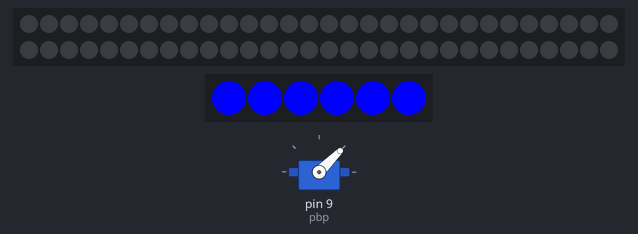
Bench run of a sketch on a simulated Arduino Uno, built with avr-gcc and run on an emulated ATmega328P. Shown: servo, 60 RGB LEDs in strip order, left to right, continuing on the next row, 6 RGB LEDs in strip order, left to right. Random numbers use the default seed unless the sketch sets one.

Above: at 1.11 s.
At 13.88 s:
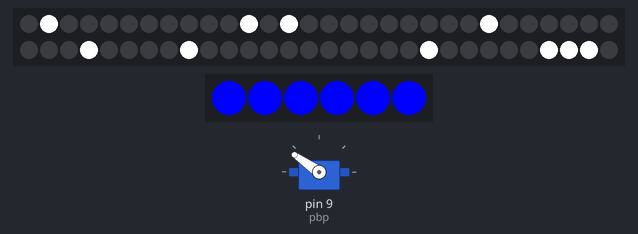
At 22.63 s:
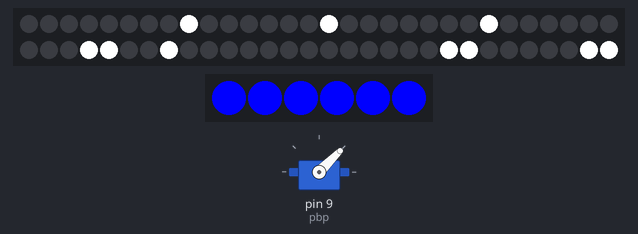
At 38.56 s:
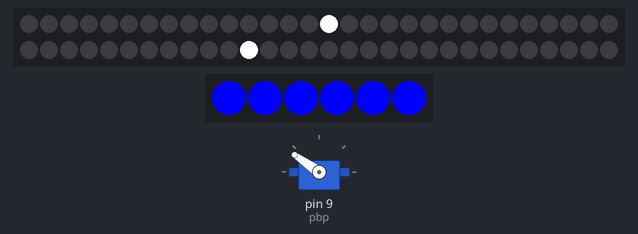
Timing chart, 0 to 40.0 s (numbered marks = the images above):
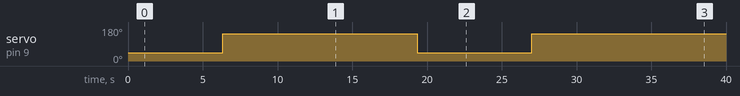

The sketch:

pumpkin.ino
```cpp
//pumpkin

#include <FastLED.h>
#define NUM_LEDS 60
#define DATA_PIN 11
enum Mode {CLOUD, OFF, ON, RED, GREEN, BLUE, FADE};
Mode mode = CLOUD;
Mode lastMode = CLOUD;
int fade_h;
int fade_direction = 1;
CRGB leds[NUM_LEDS];

#define NUM_LEDS_2 6
#define LED_TYPE_2 WS2812B
#define COLOR_ORDER_2 GRB
CRGB leds_2[NUM_LEDS_2];
const int NEO_2 = 6;

#include <Servo.h>
Servo pumbot;
const int pbp = 9;
const int p_out = 145;
const int p_in = 45;
int state;

void setup() {
  pumbot.attach(pbp);
  pumbot.write(p_in);
  FastLED.addLeds<WS2812B, DATA_PIN, GRB>(leds, NUM_LEDS);
  FastLED.addLeds<LED_TYPE_2, NEO_2, COLOR_ORDER_2>(leds_2, NUM_LEDS_2).setCorrection( TypicalLEDStrip );
  for (int y = 0; y < 6; y++) {
    pixel(0, 0, 255, y);
  }
}

void loop() {
//  for (int x = p_in; x < p_out; x++) {
     pumbot.write(p_in);
//     delay(10);
//  }
  for (int z = 0; z < 20; z++) {
    constant_lightning();
  }
//  for (int g = p_out; g > p_in; g--) {
    pumbot.write(p_out);
//    delay(10);
//  }
  for (int z = 0; z < 40; z++) {
    constant_lightning();
  }
}

void constant_lightning() {
  switch (random(1, 3)) {
    case 1:
      thunderburst();
      delay(random(10, 500));
      break;
    case 2:
      rolling();
      break;
    case 3:
      crack();
      delay(random(50, 250));
      break;
  }
}

void reset() {
  for (int i = 0; i < NUM_LEDS; i++) {
    leds[i] = CHSV( 0, 0, 0);
  }
  FastLED.show();
}

void rolling() {
  for (int r = 0; r < random(2, 10); r++) {
    for (int i = 0; i < NUM_LEDS; i++) {
      if (random(0, 100) > 90) {
        leds[i] = CHSV( 0, 0, 255);
      }
      else {
        leds[i] = CHSV(0, 0, 0);
      }
    }
    FastLED.show();
    delay(random(5, 100));
    reset();
  }
}

void crack() {
  for (int i = 0; i < NUM_LEDS; i++) {
    leds[i] = CHSV( 0, 0, 255);
  }
  FastLED.show();
  delay(random(10, 100));
  reset();
}

void thunderburst() {
  int rs1 = random(0, NUM_LEDS / 2);
  int rl1 = random(10, 20);
  int rs2 = random(rs1 + rl1, NUM_LEDS);
  int rl2 = random(10, 20);
  for (int r = 0; r < random(3, 6); r++) {
    for (int i = 0; i < rl1; i++) {
      leds[i + rs1] = CHSV( 0, 0, 255);
    }
    if (rs2 + rl2 < NUM_LEDS) {
      for (int i = 0; i < rl2; i++) {
        leds[i + rs2] = CHSV( 0, 0, 255);
      }
    }
    FastLED.show();
    delay(random(10, 50));
    reset();
    delay(random(10, 50));
  }
}

void pixel(int r, int g, int b, int p) {
  leds_2[p] = CRGB (r, g, b);
  FastLED.show();
}
```

Measured:
- by itself, servo on pin 9 (pbp): 45° → 145° at 6.3 s, → 45° 13.0 s later, → 145° 7.7 s later
